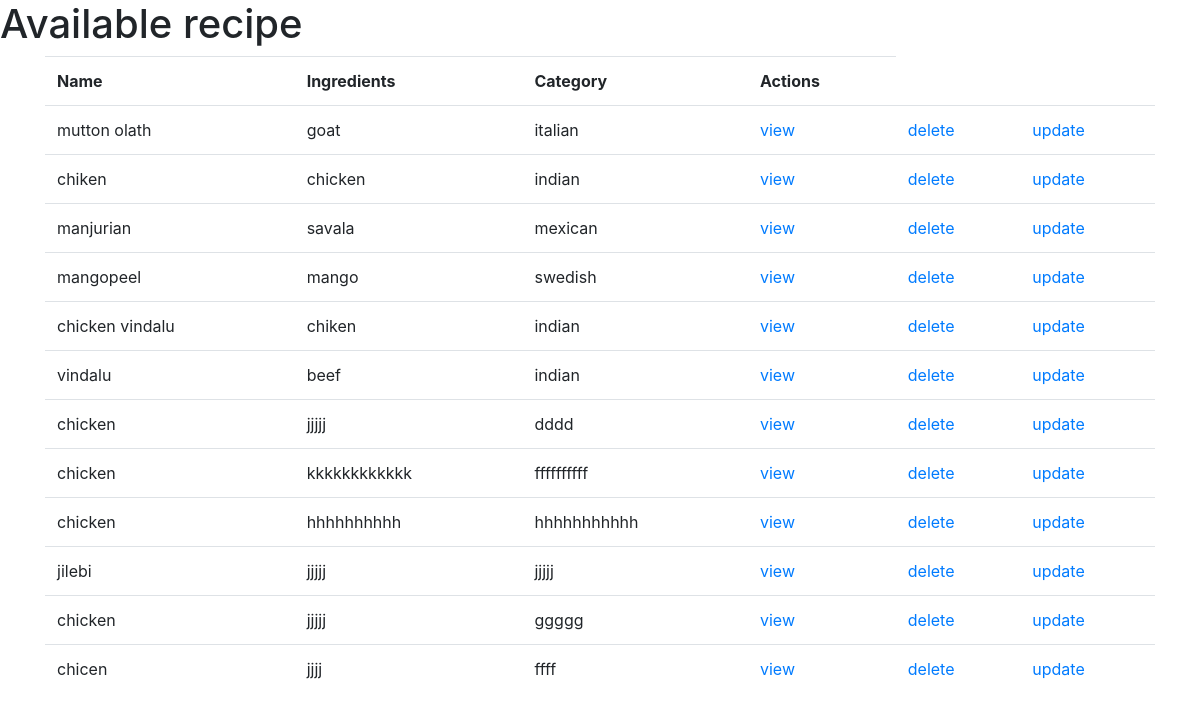
Page /recipe/list/ on the committed database.
### recipe/models.py (models this page shows, shortened)
class Recipe(models.Model):
    recipe_name = models.CharField(max_length = 120)
    ingredients = models.CharField(max_length = 220)
    category = models.CharField(max_length = 80)

### recipe/views.py (the view)
# urls.py: path("list/",listrecipe,name="listrecipe"),
def listrecipe(request):
    template_name = 'listrecipe.html'
    qs = Recipe.objects.all()
    context = {}
    context['recipes'] = qs
    return render(request, template_name, context)

### recipe/templates/listrecipe.html (shortened to what this page needs)
<!DOCTYPE html>
<html lang="en">
<head>
    <link rel="stylesheet" href="https://cdn.jsdelivr.net/npm/bootstrap@4.5.3/dist/css/bootstrap.min.css"
>
</head>
<body>
<h1>Available recipe</h1>
<div class="container">
    <table class="table">
        <tr>
            <th>Name</th>
            <th>Ingredients</th>
            <th>Category</th>
            <th>Actions</th>
        </tr>
            {%for recipe in recipes%}
        <tr>
            <td>{{recipe.recipe_name}}</td>
            <td>{{recipe.ingredients}}</td>
            <td>{{recipe.category}}</td>
            <td><a href="{%url 'viewrecipe' recipe.id%}">view</a> </td>
            <td><a href="{%url 'deleterecipe' recipe.id%}">delete</a></td>
            <td><a href="{%url 'updaterecipe' recipe.id%}">update</a></td>
        </tr>
             {% endfor %}
    </table>
</div>
</body>
</html>

### rows in the picture
Recipe: recipe_name "mutton olath", ingredients "goat", category "italian"
Recipe: recipe_name "chiken", ingredients "chicken", category "indian"
Recipe: recipe_name "manjurian", ingredients "savala", category "mexican"
Recipe: recipe_name "mangopeel", ingredients "mango", category "swedish"
Recipe: recipe_name "chicken vindalu", ingredients "chiken", category "indian"
Recipe: recipe_name "vindalu", ingredients "beef", category "indian"
Recipe: recipe_name "chicken", ingredients "jjjjj", category "dddd"
Recipe: recipe_name "chicken", ingredients "kkkkkkkkkkkk", category "ffffffffff"
Recipe: recipe_name "chicken", ingredients "hhhhhhhhhh", category "hhhhhhhhhhh"
Recipe: recipe_name "jilebi", ingredients "jjjjj", category "jjjjj"
Recipe: recipe_name "chicken", ingredients "jjjjj", category "ggggg"
Recipe: recipe_name "chicen", ingredients "jjjj", category "ffff"
